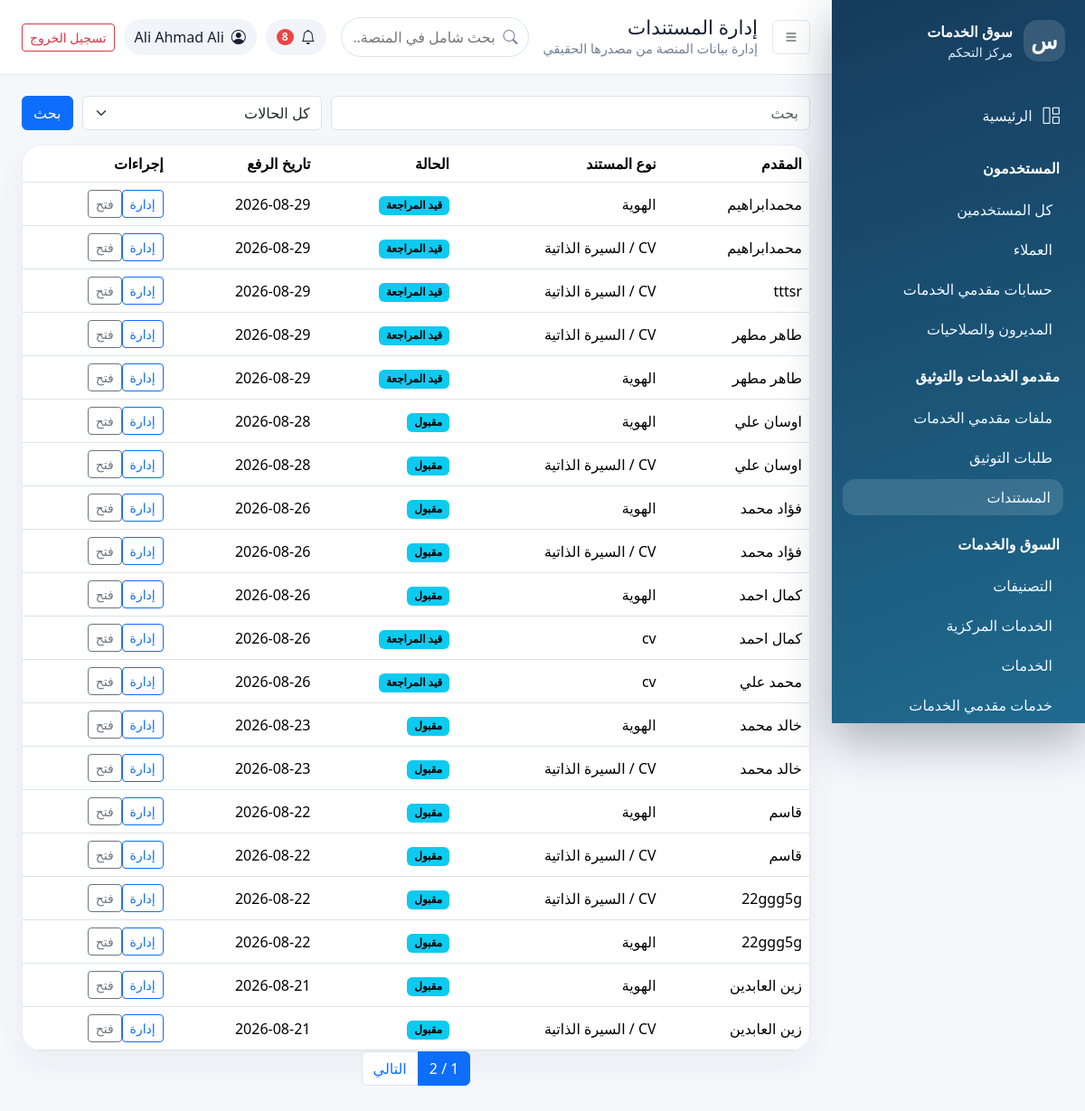
/dashboard/documents/ (signed in), run on the app's committed database.
### apps/accounts/models.py (models this page shows, shortened)
class User(AbstractUser):
    ROLE_CHOICES = (
        ('customer', 'عميل'),
        ('provider', 'مقدم خدمة'),
        ('admin', 'مدير'),
        ('super_admin', 'مدير عام'),
    )
    email = models.EmailField('البريد الإلكتروني', unique=True)
    role = models.CharField('الدور', max_length=20, choices=ROLE_CHOICES, default='customer')
    phone = models.CharField('رقم الجوال', max_length=20, blank=True)
    city = models.CharField('المدينة', max_length=100, blank=True)
    location_city = models.ForeignKey('core.City', on_delete=models.SET_NULL, null=True, blank=True, related_name='users', verbose_name='المدينة المختارة')
    location_district = models.ForeignKey('core.District', on_delete=models.SET_NULL, null=True, blank=True, related_name='users', verbose_name='المديرية المختارة')
    is_verified = models.BooleanField('حساب موثق', default=False)
    is_active = models.BooleanField('حساب نشط', default=True)
    created_at = models.DateTimeField('تاريخ الإنشاء', auto_now_add=True)
    updated_at = models.DateTimeField('تاريخ التحديث', auto_now=True)
    USERNAME_FIELD = 'username'
    REQUIRED_FIELDS = ['email']
    class Meta:
        verbose_name = 'مستخدم'
        verbose_name_plural = 'المستخدمون'
        ordering = ['-created_at']

class ProviderDocument(models.Model):
    STATUS_CHOICES=[('pending','قيد المراجعة'),('approved','مقبول'),('rejected','مرفوض'),('needs_additional_documents','يحتاج مستندات إضافية')]
    provider = models.ForeignKey(ProviderProfile, on_delete=models.CASCADE, related_name='documents')
    document_type = models.ForeignKey(ProviderDocumentType, on_delete=models.PROTECT, related_name='documents')
    file = models.FileField(upload_to=provider_document_path, storage=PrivateMediaStorage())
    status = models.CharField(max_length=40, choices=STATUS_CHOICES, default='pending', db_index=True)
    reviewed_by = models.ForeignKey(User, on_delete=models.SET_NULL, null=True, blank=True, related_name='reviewed_provider_documents')
    reviewed_at = models.DateTimeField(null=True, blank=True)
    review_note = models.TextField(blank=True)
    created_at = models.DateTimeField(auto_now_add=True)
    updated_at = models.DateTimeField(auto_now=True)
    class Meta:
        verbose_name='مستند مقدم خدمة'; verbose_name_plural='مستندات مقدمي الخدمات'
        permissions=[('review_provider_document','Can review provider document'),('verify_provider','Can verify provider')]
        indexes=[models.Index(fields=['provider','status']), models.Index(fields=['document_type','status'])]

class ProviderProfile(models.Model):
    user = models.OneToOneField(User, on_delete=models.CASCADE, related_name='provider_profile')
    display_name = models.CharField('اسم العرض', max_length=150, blank=True)
    phone = models.CharField('هاتف العمل', max_length=20, blank=True)
    email = models.EmailField('بريد العمل', blank=True)
    qualifications = models.TextField('المؤهلات', blank=True)
    experience = models.TextField('الخبرات', blank=True)
    bio = models.TextField('نبذة تعريفية', max_length=500, blank=True)
    profile_image = models.ImageField('صورة الملف الشخصي', upload_to='profiles/', blank=True, null=True)
    specialization = models.CharField('التخصص', max_length=100, blank=True,
                                     help_text='مثال: تصميم جرافيك، برمجة ويب، تسويق')
    experience_years = models.PositiveIntegerField('سنوات الخبرة', default=0, db_index=True)
    hourly_rate = models.DecimalField('السعر بالساعة', max_digits=10, decimal_places=2,
                                      null=True, blank=True, help_text='بالريال اليمني')
    address = models.TextField('العنوان', blank=True)
    city = models.CharField('المدينة', max_length=100, blank=True, db_index=True)
    district = models.CharField('المنطقة', max_length=100, blank=True, db_index=True)
    location_city = models.ForeignKey('core.City', on_delete=models.SET_NULL, null=True, blank=True, related_name='provider_profiles', verbose_name='المدينة المختارة')
    location_district = models.ForeignKey('core.District', on_delete=models.SET_NULL, null=True, blank=True, related_name='provider_profiles', verbose_name='المديرية المختارة')
    specializations = models.ManyToManyField('marketplace.Specialization', blank=True, related_name='providers', verbose_name='التخصصات')
    qualification_choices = models.ManyToManyField('marketplace.Qualification', blank=True, related_name='providers', verbose_name='المؤهلات المختارة')
    latitude = models.DecimalField('خط العرض', max_digits=9, decimal_places=6, null=True, blank=True, validators=[MinValueValidator(-90), MaxValueValidator(90)])
    longitude = models.DecimalField('خط الطول', max_digits=9, decimal_places=6, null=True, blank=True, validators=[MinValueValidator(-180), MaxValueValidator(180)])
    service_radius = models.PositiveIntegerField('نطاق الخدمة بالكيلومتر', default=10)
    availability = models.CharField('التوفر', max_length=120, blank=True)
    total_orders = models.PositiveIntegerField('إجمالي الطلبات', default=0)
    completed_orders = models.PositiveIntegerField('الطلبات المكتملة', default=0)
    average_rating = models.DecimalField('متوسط التقييم', max_digits=3, decimal_places=2,
                                         default=0.00, help_text='من 0 إلى 5')
    STATUS_CHOICES = [
        ('pending', 'قيد المراجعة'),
        ('active', 'نشط'),
        ('inactive', 'غير نشط'),
        ('suspended', 'موقوف'),
    ]
    status = models.CharField('حالة الحساب', max_length=20, choices=STATUS_CHOICES, default='inactive', db_index=True)
    VERIFICATION_STATUS_CHOICES = [('unverified','غير موثق'),('pending_review','قيد المراجعة'),('verified','موثق'),('rejected','مرفوض'),('needs_documents','يحتاج مستندات'),('suspended','موقوف')]
    verification_status = models.CharField('حالة التوثيق', max_length=30, choices=VERIFICATION_STATUS_CHOICES, default='unverified', db_index=True)
    verified_by = models.ForeignKey(User, on_delete=models.SET_NULL, null=True, blank=True, related_name='verified_provider_profiles')
    verified_at = models.DateTimeField('وقت التوثيق', null=True, blank=True)
    admin_notes = models.TextField('ملاحظات الإدارة', blank=True)
    is_available = models.BooleanField('متاح لطلبات جديدة', default=True)
    created_at = models.DateTimeField('تاريخ الإنشاء', auto_now_add=True)
    updated_at = models.DateTimeField('تاريخ التحديث', auto_now=True)
    class Meta:
        verbose_name = 'ملف مقدم خدمة'
        verbose_name_plural = 'ملفات مقدمي الخدمات'
        ordering = ['-average_rating', '-completed_orders']
        indexes = [models.Index(fields=['verification_status','city']), models.Index(fields=['status','is_available'])]

class ProviderDocumentType(models.Model):
    code = models.CharField(max_length=50, unique=True)
    name = models.CharField(max_length=120)
    is_required = models.BooleanField(default=False)
    is_active = models.BooleanField(default=True)
    created_at = models.DateTimeField(auto_now_add=True)
    class Meta:
        verbose_name = 'نوع مستند مقدم الخدمة'; verbose_name_plural = 'أنواع مستندات مقدمي الخدمات'

### apps/dashboard/views.py (the view)
# urls.py: path('documents/', views.documents_list, name='documents'), path('documents/<int:pk>/', views.document_detail, name='document_detail'), path('documents/<int:pk>/review/', views.document_review, name='
@dashboard_required
def documents_list(request):
    qs=ProviderDocument.objects.select_related('provider__user','document_type','reviewed_by')
    qs=_search(qs,request.GET.get('q'),['provider__user__username','document_type__name','review_note'])
    if request.GET.get('status'): qs=qs.filter(status=request.GET['status'])
    return render(request,'dashboard/documents/list.html',{**_common(request,'إدارة المستندات'),'page_obj':_paginate(request,qs.order_by('-created_at')),'status_choices':ProviderDocument.STATUS_CHOICES})

### apps/core/context_processors.py (called while the page is built)
def maps_settings(request):
    return {'MAPS_API_KEY': settings.MAPS_API_KEY}

### apps/dashboard/permissions.py (called while the page is built)
def can_access_dashboard(user):
    return bool(user.is_authenticated and user.is_active and (user.is_staff or user.is_superuser or getattr(user, 'role', '') in {'admin', 'super_admin'}))

def dashboard_required(view_func):
    @wraps(view_func)
    def _wrapped(request, *args, **kwargs):
        if not request.user.is_authenticated:
            return redirect('dashboard:login')
        if not can_access_dashboard(request.user):
            raise PermissionDenied('ليست لديك صلاحية الدخول إلى لوحة التحكم.')
        return view_func(request, *args, **kwargs)
    return _wrapped

### apps/dashboard/views.py (called while the page is built)
def _paginate(request, qs, per_page=PER_PAGE): return Paginator(qs, per_page).get_page(request.GET.get('page'))

def _common(request, title):
    unread = request.user.notifications.filter(is_read=False).count() if hasattr(request.user, 'notifications') else 0
    return {'page_title': title, 'unread_notifications': unread}

def _search(qs, q, fields):
    if not q: return qs
    query=Q()
    for field in fields: query |= Q(**{f'{field}__icontains': q})
    return qs.filter(query)

### apps/dashboard/templates/dashboard/documents/list.html
{% extends 'dashboard/base.html' %}{% block content %}<form class="filters"><input name="q" class="form-control" value="{{ request.GET.q }}" placeholder="بحث"><select name="status" class="form-select"><option value="">كل الحالات</option>{% for k,v in status_choices %}<option value="{{ k }}">{{ v }}</option>{% endfor %}</select><button class="btn btn-primary">بحث</button></form><div class="table-card"><table class="table"><thead><tr><th>المقدم</th><th>نوع المستند</th><th>الحالة</th><th>تاريخ الرفع</th><th>إجراءات</th></tr></thead><tbody>{% for d in page_obj %}<tr><td>{{ d.provider.display_name|default:d.provider.user.username }}</td><td>{{ d.document_type.name }}</td><td><span class="badge text-bg-info">{{ d.get_status_display }}</span></td><td>{{ d.created_at|date:'Y-m-d' }}</td><td><a class="btn btn-sm btn-outline-primary" href="{% url 'dashboard:document_detail' d.pk %}">إدارة</a><a class="btn btn-sm btn-outline-secondary" href="{% url 'dashboard:document_download' d.pk %}" target="_blank">فتح</a></td></tr>{% empty %}<tr><td colspan="5">{% include 'dashboard/partials/empty.html' %}</td></tr>{% endfor %}</tbody></table></div>{% include 'dashboard/partials/pagination.html' %}{% endblock %}

### apps/dashboard/templates/dashboard/partials/header.html
<header class="dash-header"><button class="btn icon-btn" data-sidebar-toggle><i class="bi bi-list"></i></button><div><h1>{{ page_title }}</h1><p>إدارة بيانات المنصة من مصدرها الحقيقي</p></div><form class="global-search" action="{% url 'dashboard:global_search' %}" method="get"><label class="visually-hidden" for="dashboard-search">بحث شامل في المنصة</label><i class="bi bi-search"></i><input id="dashboard-search" name="q" value="{{ request.GET.q }}" minlength="2" placeholder="بحث شامل في المنصة..." autocomplete="off"></form><div class="header-actions"><span class="notif"><i class="bi bi-bell"></i>{% if unread_notifications %}<b>{{ unread_notifications }}</b>{% endif %}</span><div class="user-pill"><i class="bi bi-person-circle"></i><span>{{ request.user.get_full_name|default:request.user.username }}</span></div><a class="btn btn-outline-danger btn-sm" href="{% url 'accounts:logout' %}">تسجيل الخروج</a></div></header>

### apps/dashboard/static/dashboard/css/dashboard.css (style rules this page uses)
:root { --side:#163b5c;--side2:#1f6b8f;--bg:#f5f7fb;--card:#fff;--text:#172033;--muted:#718096;--primary:#2563eb }
body { font-family:Tajawal,system-ui,-apple-system,"Segoe UI",sans-serif;background:var(--bg);color:var(--text) }
.dash-header { height:82px;background:#fff;display:flex;align-items:center;gap:16px;padding:0 24px;box-shadow:0 1px 0 #e5e7eb;position:sticky;top:0;z-index:1000 }
.dash-header h1 { font-size:1.35rem;margin:0 }
.dash-header p { margin:0;color:var(--muted);font-size:.9rem }
.header-actions { margin-inline-start:auto;display:flex;align-items:center;gap:10px }
.icon-btn { border:1px solid #e5e7eb;background:#fff }
.user-pill,.notif { display:flex;align-items:center;gap:8px;background:#f1f5f9;border-radius:999px;padding:8px 12px }
.notif { position:relative }
.notif b { background:#ef4444;color:#fff;border-radius:99px;padding:0 6px;font-size:.75rem }
.stat-card,.panel,.table-card { background:var(--card);border:1px solid #e8eef6;border-radius:22px;box-shadow:0 14px 35px #1e293b0d }
.table-card { overflow:auto }
.table { margin:0;vertical-align:middle }
.filters { display:grid;grid-template-columns:2fr 1fr auto;gap:10px;margin-bottom:16px }
.global-search { position:relative;flex:1;max-width:420px;margin-inline-start:auto }
.global-search i { position:absolute;inset-inline-start:12px;top:50%;transform:translateY(-50%);color:var(--muted) }
.global-search input { width:100%;border:1px solid #dbe3ef;border-radius:999px;padding:9px 36px 9px 14px;outline:none }

### data on the page
User: user.get_full_name "Ali Ahmad Ali"
ProviderDocument: provider.display_name "محمدابراهيم", document_type.name "الهوية", status "قيد المراجعة", created_at "2026-08-29"
ProviderDocument: provider.display_name "محمدابراهيم", document_type.name "CV / السيرة الذاتية", status "قيد المراجعة", created_at "2026-08-29"
ProviderDocument: provider.display_name "tttsr", document_type.name "CV / السيرة الذاتية", status "قيد المراجعة", created_at "2026-08-29"
ProviderDocument: provider.display_name "طاهر مطهر", document_type.name "CV / السيرة الذاتية", status "قيد المراجعة", created_at "2026-08-29"
ProviderDocument: provider.display_name "طاهر مطهر", document_type.name "الهوية", status "قيد المراجعة", created_at "2026-08-29"
ProviderDocument: provider.display_name "اوسان علي", document_type.name "الهوية", status "مقبول", created_at "2026-08-28"
ProviderDocument: provider.display_name "اوسان علي", document_type.name "CV / السيرة الذاتية", status "مقبول", created_at "2026-08-28"
ProviderDocument: provider.display_name "فؤاد محمد", document_type.name "الهوية", status "مقبول", created_at "2026-08-26"
ProviderDocument: provider.display_name "فؤاد محمد", document_type.name "CV / السيرة الذاتية", status "مقبول", created_at "2026-08-26"
ProviderDocument: provider.display_name "كمال احمد", document_type.name "الهوية", status "مقبول", created_at "2026-08-26"
ProviderDocument: provider.display_name "كمال احمد", document_type.name "cv", status "قيد المراجعة", created_at "2026-08-26"
ProviderDocument: provider.display_name "محمد علي", document_type.name "cv", status "قيد المراجعة", created_at "2026-08-26"
ProviderDocument: provider.display_name "خالد محمد", document_type.name "الهوية", status "مقبول", created_at "2026-08-23"
ProviderDocument: provider.display_name "خالد محمد", document_type.name "CV / السيرة الذاتية", status "مقبول", created_at "2026-08-23"
ProviderDocument: provider.display_name "قاسم", document_type.name "الهوية", status "مقبول", created_at "2026-08-22"
ProviderDocument: provider.display_name "قاسم", document_type.name "CV / السيرة الذاتية", status "مقبول", created_at "2026-08-22"
ProviderDocument: provider.display_name "22ggg5g", document_type.name "CV / السيرة الذاتية", status "مقبول", created_at "2026-08-22"
ProviderDocument: provider.display_name "22ggg5g", document_type.name "الهوية", status "مقبول", created_at "2026-08-22"
ProviderDocument: provider.display_name "زين العابدين", document_type.name "الهوية", status "مقبول", created_at "2026-08-21"
ProviderDocument: provider.display_name "زين العابدين", document_type.name "CV / السيرة الذاتية", status "مقبول", created_at "2026-08-21"

### other printed values
{{ page_title }} "إدارة المستندات"
{{ unread_notifications }} "8"
{{ page_obj.paginator.num_pages }} "2"
